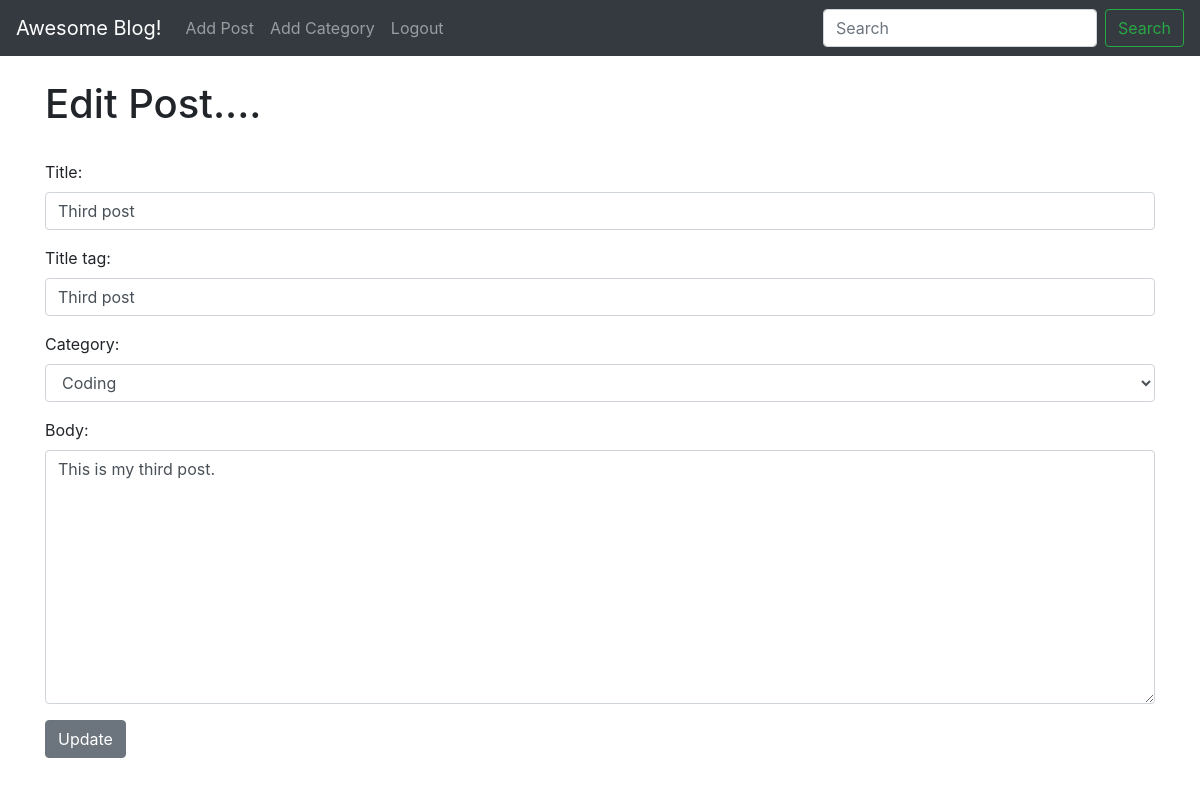
The app's page /article/edit/3 (signed in) with its own data.
### theblog/models.py (models this page shows, shortened)
class Post(models.Model):
	title = models.CharField(max_length=255)
	title_tag = models.CharField(max_length=255  )
	author = models.ForeignKey(User, on_delete = models.CASCADE)
	body = models.TextField()
	post_date = models.DateField(auto_now_add=True)
	category = models.CharField(max_length=255,default='uncategories')

### theblog/views.py (the view)
# urls.py: path('article/edit/<int:pk>', UpdatePostView.as_view(), name='update_post'),
class UpdatePostView(UpdateView):
	model = Post
	form_class = EditForm
	template_name = 'edit_post.html'

### theblog/forms.py
class EditForm(forms.ModelForm):
	class Meta:
		model = Post
		fields = ('title', 'title_tag','category','body')
		widgets = {
			'title': forms.TextInput(attrs={'class': 'form-control', 'placeholder': 'this is Title Placeholder'}),
			'title_tag': forms.TextInput(attrs={'class': 'form-control'}),
			'category': forms.Select(choices=choice_list,attrs={'class': 'form-control'}),
			'body': forms.Textarea(attrs={'class': 'form-control'}),
		 		}

### theblog/templates/Edit_post.html (shortened to what this page needs)
{% extends 'base.html' %}
{% block content %}
{% if user.is_authenticated %}
<h1> Edit Post.... </h1>
<br>
<div class="form-group">
<form method="POST">
	{{ form.as_p}}
<button class="btn btn-secondary">Update</button>
</div>
{% else %}
You are not allowed..! please login!
{% endif %}
{% endblock %}

### records on screen
Post: title "Third post", title_tag "Third post", category "Coding", body "This is my third post."
